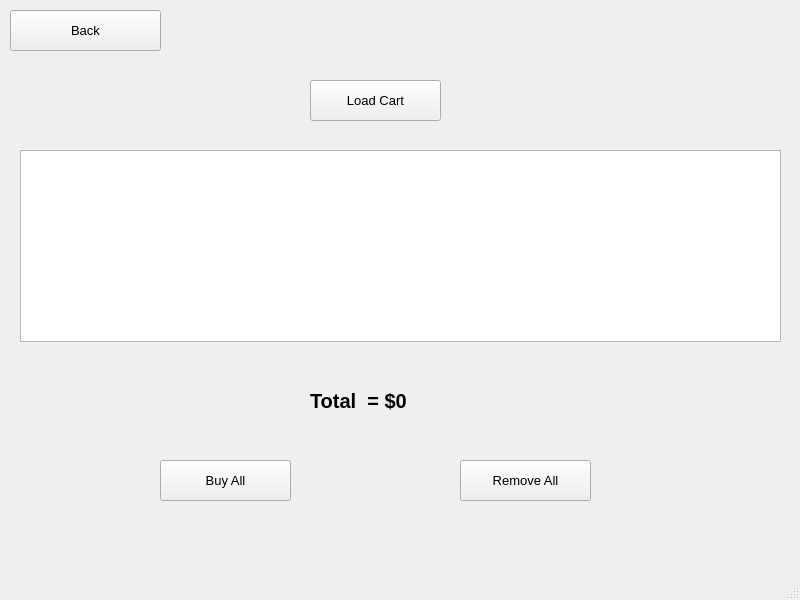
<?xml version="1.0" encoding="UTF-8"?>
<ui version="4.0">
 <class>MainWindow</class>
 <widget class="QMainWindow" name="MainWindow">
  <property name="geometry">
   <rect>
    <x>0</x>
    <y>0</y>
    <width>800</width>
    <height>600</height>
   </rect>
  </property>
  <property name="windowTitle">
   <string>MainWindow</string>
  </property>
  <widget class="QWidget" name="centralwidget">
   <widget class="QTableWidget" name="tableWidget">
    <property name="geometry">
     <rect>
      <x>20</x>
      <y>150</y>
      <width>761</width>
      <height>192</height>
     </rect>
    </property>
   </widget>
   <widget class="QPushButton" name="pushButton_2">
    <property name="geometry">
     <rect>
      <x>10</x>
      <y>10</y>
      <width>151</width>
      <height>41</height>
     </rect>
    </property>
    <property name="font">
     <font>
      <pointsize>10</pointsize>
     </font>
    </property>
    <property name="text">
     <string>Back</string>
    </property>
   </widget>
   <widget class="QPushButton" name="pushButton">
    <property name="geometry">
     <rect>
      <x>160</x>
      <y>460</y>
      <width>131</width>
      <height>41</height>
     </rect>
    </property>
    <property name="font">
     <font>
      <pointsize>10</pointsize>
     </font>
    </property>
    <property name="text">
     <string>Buy All</string>
    </property>
   </widget>
   <widget class="QPushButton" name="pushButton_3">
    <property name="geometry">
     <rect>
      <x>460</x>
      <y>460</y>
      <width>131</width>
      <height>41</height>
     </rect>
    </property>
    <property name="font">
     <font>
      <pointsize>10</pointsize>
     </font>
    </property>
    <property name="text">
     <string>Remove All</string>
    </property>
   </widget>
   <widget class="QLabel" name="label">
    <property name="geometry">
     <rect>
      <x>310</x>
      <y>380</y>
      <width>401</width>
      <height>41</height>
     </rect>
    </property>
    <property name="font">
     <font>
      <pointsize>15</pointsize>
      <weight>75</weight>
      <bold>true</bold>
     </font>
    </property>
    <property name="text">
     <string>Total  = $0</string>
    </property>
   </widget>
   <widget class="QPushButton" name="pushButton_4">
    <property name="geometry">
     <rect>
      <x>310</x>
      <y>80</y>
      <width>131</width>
      <height>41</height>
     </rect>
    </property>
    <property name="font">
     <font>
      <pointsize>10</pointsize>
     </font>
    </property>
    <property name="text">
     <string>Load Cart</string>
    </property>
   </widget>
  </widget>
  <widget class="QMenuBar" name="menubar">
   <property name="geometry">
    <rect>
     <x>0</x>
     <y>0</y>
     <width>800</width>
     <height>26</height>
    </rect>
   </property>
  </widget>
  <widget class="QStatusBar" name="statusbar"/>
 </widget>
 <resources/>
 <connections/>
</ui>
